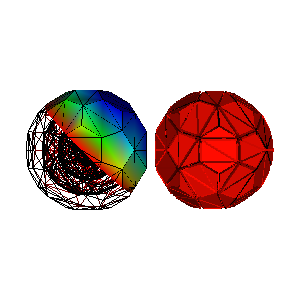

The Python source for this figure:
#!/usr/bin/env python

# Read PentaHexa mesh, clip, contour, triangulate+shrink and render.

import os

import vtkmodules.vtkInteractionStyle  # noqa: F401
import vtkmodules.vtkRenderingFreeType  # noqa: F401
import vtkmodules.vtkRenderingOpenGL2  # noqa: F401

from vtkmodules.vtkCommonDataModel import vtkPlane
from vtkmodules.vtkFiltersCore import vtkContourFilter
from vtkmodules.vtkFiltersGeneral import (
    vtkClipDataSet,
    vtkDataSetTriangleFilter,
    vtkShrinkFilter,
)
from vtkmodules.vtkFiltersGeometry import vtkDataSetSurfaceFilter
from vtkmodules.vtkIOLegacy import vtkUnstructuredGridReader
from vtkmodules.vtkRenderingCore import (
    vtkActor,
    vtkDataSetMapper,
    vtkPolyDataMapper,
    vtkRenderWindow,
    vtkRenderWindowInteractor,
    vtkRenderer,
)

# Source
data_dir = os.environ.get("VPE_DATA_DIR", os.path.dirname(os.path.abspath(__file__)))

# Read unstructured grid
grid_reader = vtkUnstructuredGridReader()
grid_reader.SetFileName(os.path.join(data_dir, "PentaHexa.vtk"))
grid_reader.Update()

# Clip
plane = vtkPlane()
plane.SetNormal(1, 1, 0)

clip = vtkClipDataSet()
clip.SetInputConnection(grid_reader.GetOutputPort())
clip.SetClipFunction(plane)
clip.GenerateClipScalarsOn()

surface = vtkDataSetSurfaceFilter()
surface.SetInputConnection(clip.GetOutputPort())

clip_mapper = vtkPolyDataMapper()
clip_mapper.SetInputConnection(surface.GetOutputPort())

clip_actor = vtkActor()
clip_actor.SetMapper(clip_mapper)

# Contour
contour = vtkContourFilter()
contour.SetInputConnection(grid_reader.GetOutputPort())
contour.SetValue(0, 0.125)
contour.SetValue(1, 0.25)
contour.SetValue(2, 0.5)
contour.SetValue(3, 0.75)
contour.SetValue(4, 1.0)

contour_surface = vtkDataSetSurfaceFilter()
contour_surface.SetInputConnection(contour.GetOutputPort())

contour_mapper = vtkPolyDataMapper()
contour_mapper.SetInputConnection(contour_surface.GetOutputPort())
contour_mapper.ScalarVisibilityOff()

contour_actor = vtkActor()
contour_actor.SetMapper(contour_mapper)
contour_actor.GetProperty().SetColor(1, 0, 0)
contour_actor.GetProperty().SetRepresentationToWireframe()

# Triangulate and shrink
tris = vtkDataSetTriangleFilter()
tris.SetInputConnection(grid_reader.GetOutputPort())

shrink = vtkShrinkFilter()
shrink.SetInputConnection(tris.GetOutputPort())
shrink.SetShrinkFactor(0.8)

tri_mapper = vtkDataSetMapper()
tri_mapper.SetInputConnection(shrink.GetOutputPort())
tri_mapper.SetScalarRange(0, 26)

tri_actor = vtkActor()
tri_actor.SetMapper(tri_mapper)
tri_actor.AddPosition(2, 0, 0)

# Renderer
renderer = vtkRenderer()
renderer.AddActor(clip_actor)
renderer.AddActor(contour_actor)
renderer.AddActor(tri_actor)
renderer.SetBackground(1, 1, 1)

# Render window
render_window = vtkRenderWindow()
render_window.AddRenderer(renderer)
render_window.SetWindowName("test hexa penta")
render_window.SetMultiSamples(0)
render_window.SetSize(300, 300)

# Interactor
interactor = vtkRenderWindowInteractor()
interactor.SetRenderWindow(render_window)

# Scene
renderer.ResetCamera()

interactor.Initialize()
interactor.Start()
